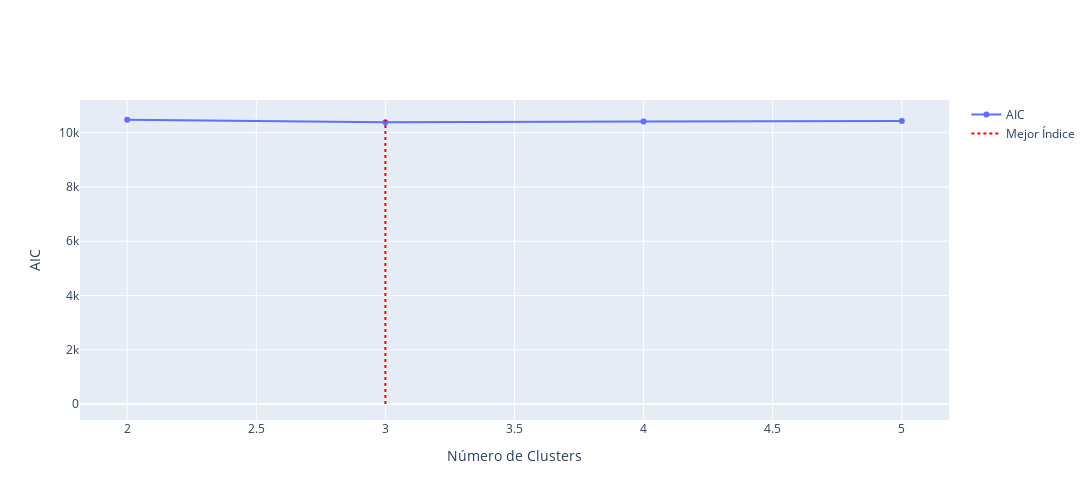

Notebook cell for this chart:
### Code cell
score_plot(scores=aic_scores, range_n_clusters=n_clusters, 
         operator='min', name_index = 'AIC')

### Figure 1 — Plotly figure (JSON) as saved in the notebook; plotly's stock layout.template omitted (floating-point values rounded to 4 significant figures)
{"data": [{"mode": "lines+markers", "name": "AIC", "type": "scatter", "x": [2, 3, 4, 5], "y": [10480.0, 10390.0, 10420.0, 10430.0]}, {"line": {"color": "red", "dash": "dot", "width": 2}, "mode": "lines", "name": "Mejor Índice", "type": "scatter", "x": [3, 3], "y": [0, 10480.0]}], "layout": {"height": 500, "showlegend": true, "title": {"text": ""}, "width": 1200, "xaxis": {"title": {"text": "Número de Clusters"}}, "yaxis": {"title": {"text": "AIC"}}}}
